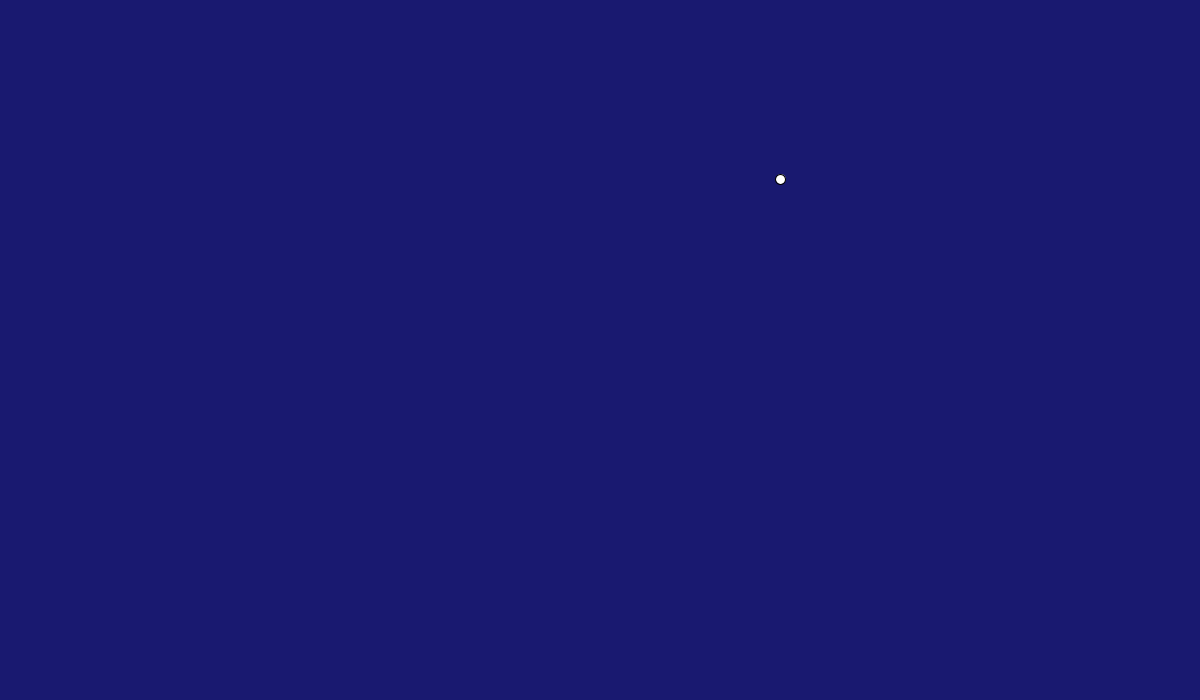
Frame 1 (no input)
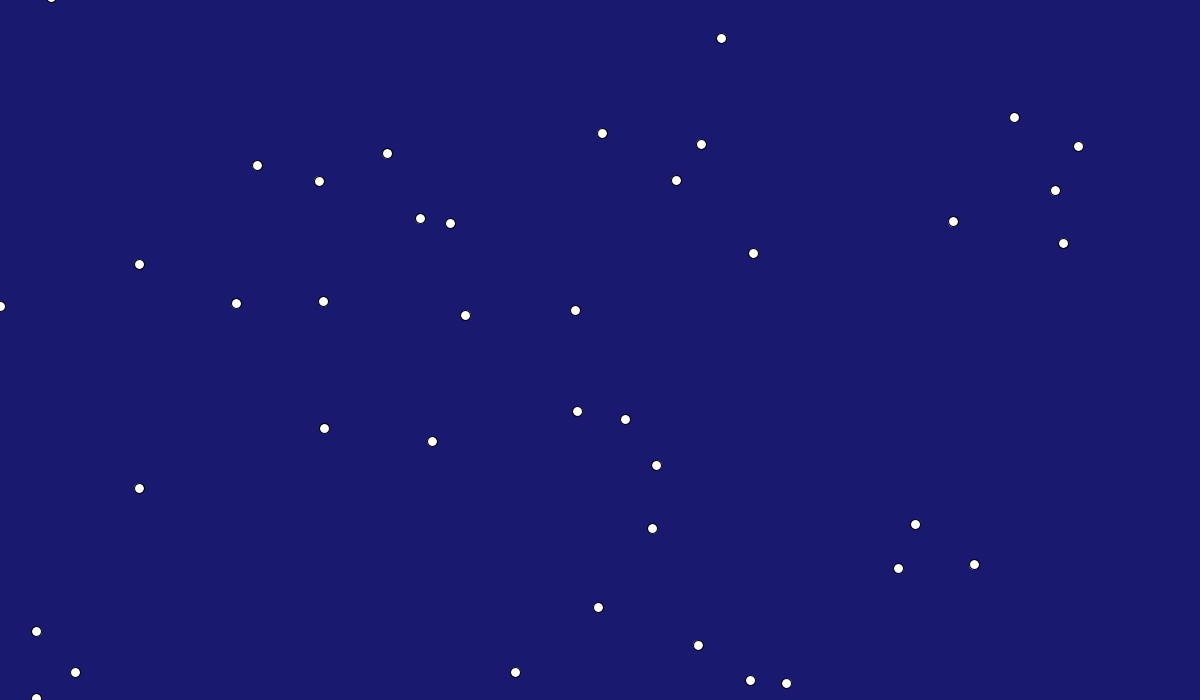
Frame 60 (the mouse pressed at the canvas centre just before this capture)
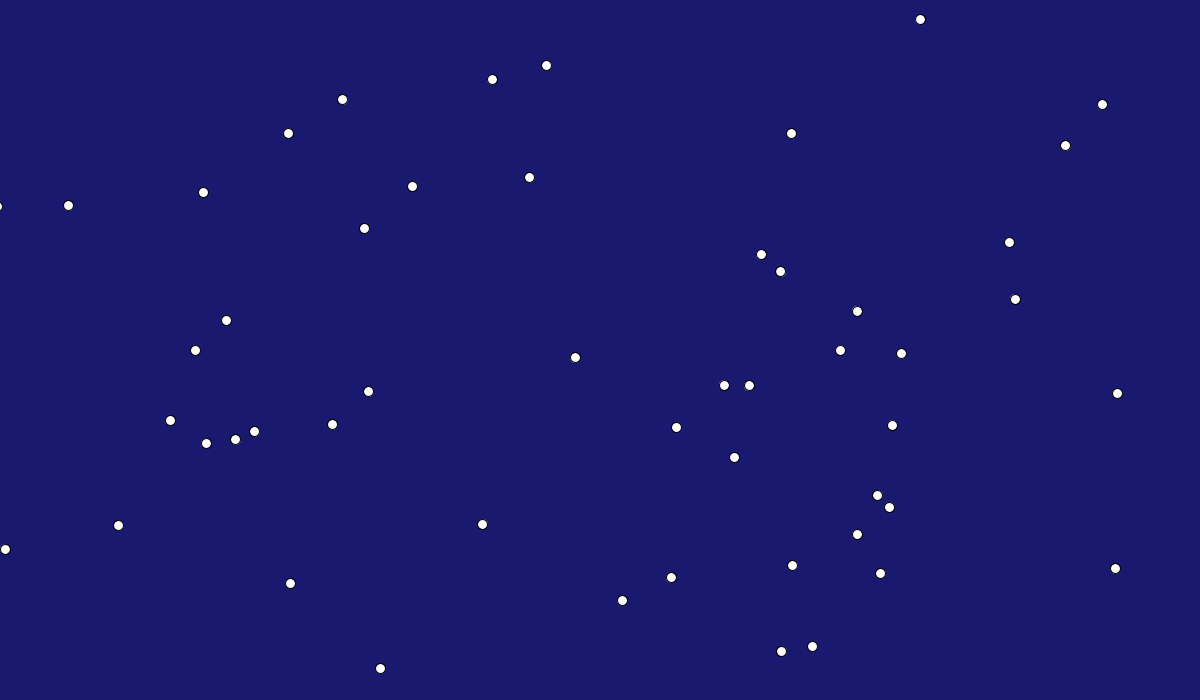
Frame 120 (the mouse held since frame 60 and released just before this capture)

The Processing sketch that drew these frames (run headless with seeded random() and noise(); from frame 60 on, the mouse is pressed at the canvas centre):

// Processing sketch: plasma_attachment
// ── plasma_attachment.pde
import java.util.ArrayList;
import java.util.Iterator;

ArrayList<Electron> Electrons = new ArrayList<Electron>();

void setup()
{
    size(1200, 700);
    // ArrayList<Electron> Electrons = new ArrayList<Electron>();
    // Electron ele = new Electron(new PVector(width/2, height/2), new PVector(1, 1), new PVector(0, 0));
    // ele.update();
    // ele.showMe();
}

void draw()
{
    background(25, 25, 112);
    Electrons.add(new Electron(new PVector(random(width), random(height)),  
                               new PVector(random(10) - 5, random(10) - 5), 
                               new PVector(random(1) - 0.5, random(1) - 0.5)));

    // PVector loc = new PVector(width/2, height/2);  
    // PVector vel = new PVector(2, 2); 
    // PVector acc = new PVector(0, 0);
    
    // Electrons.add(new Electron(loc, vel, acc));

    Iterator<Electron> itr = Electrons.iterator();
    while(itr.hasNext())
    {
        Electron e = itr.next();
        e.update();
        e.showMe();
    }
}

class Electron
{
    PVector loc;
    PVector vel;
    PVector acc;

    Electron(PVector tempLoc, PVector tempVel, PVector tempAcc)
    {
        loc = tempLoc;
        vel = tempVel;
        acc = tempAcc;
    }

    void update()
    {
        vel.add(acc);
        loc.add(vel);
    }

    void showMe()
    {
        fill(255);
        ellipse(loc.x, loc.y, 10, 10);
    }
}
